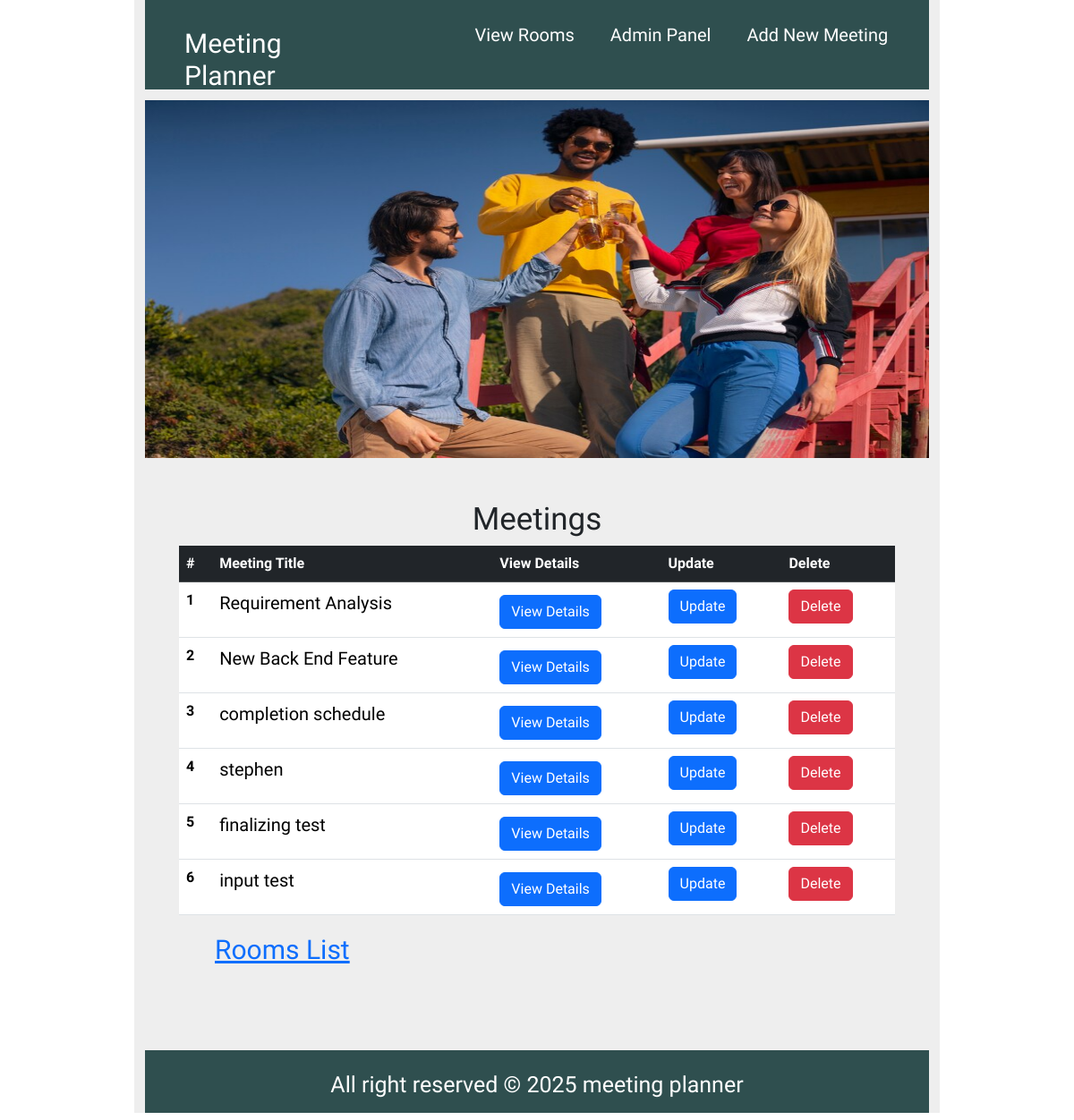
The page /welcome.html on the database as committed earlier.
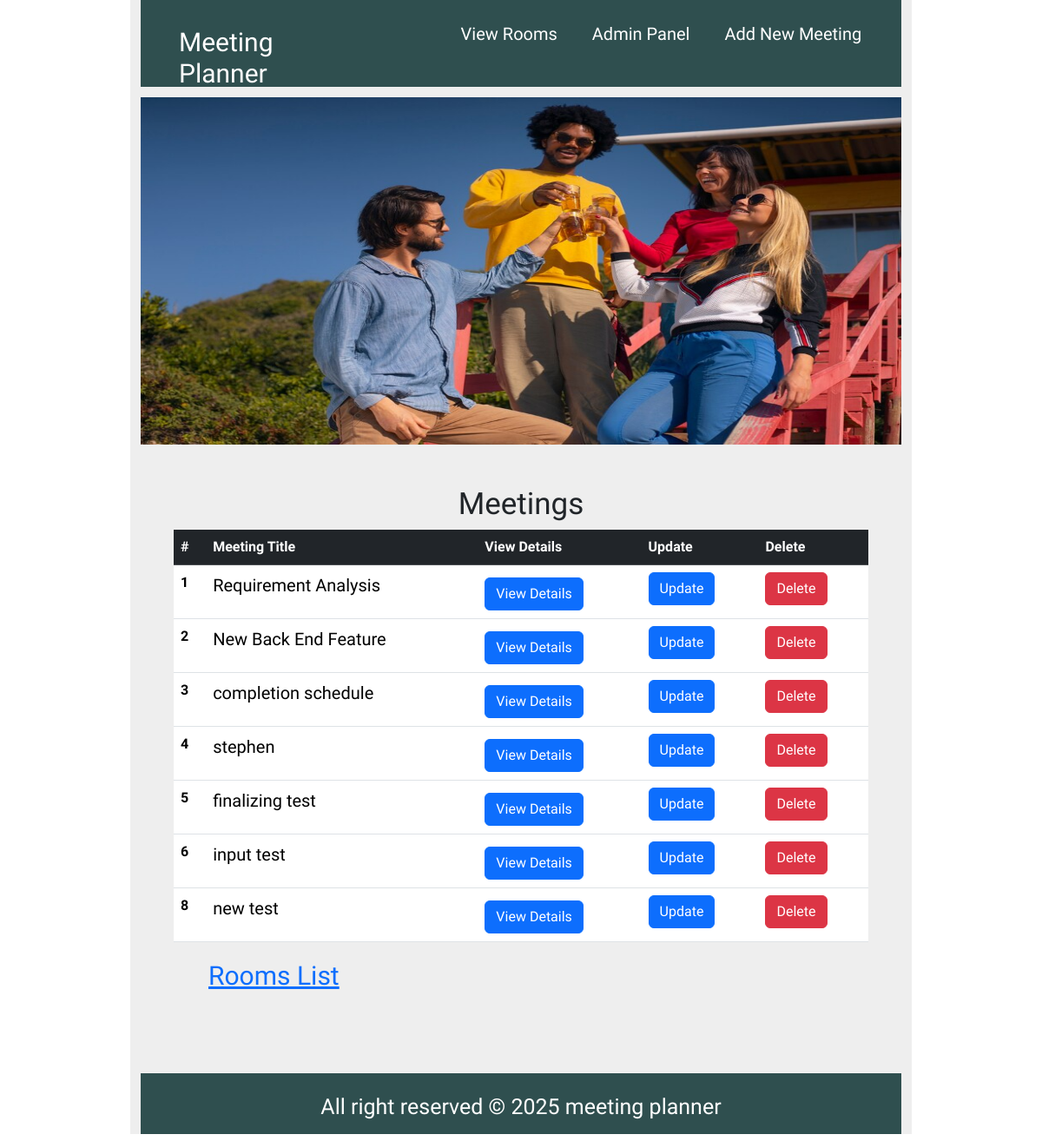
The same page on the database as committed later.
### meetings/models.py (models this page shows, shortened)
class Meeting(models.Model):
    title = models.CharField(max_length=200)
    date = models.DateField()
    start_time = models.TimeField(default=time(9))
    duration = models.IntegerField(default=1)
    room=models.ForeignKey(Room, on_delete=models.CASCADE)

### website/views.py (the view)
# urls.py: path('welcome.html',welcome, name="welcome"),
def welcome(request):
    return render(request, "website/welcome.html",{"meetings": Meeting.objects.all()})

### website/templates/website/welcome.html
{% extends 'base.html' %}

### website/templates/base.html (shortened to what this page needs)
{% load static %}
<!DOCTYPE html>
<html lang="en">
<head>
    <link rel="stylesheet" href="{% static 'style.css' %}">
    {% block bootstrap-link %}
    <link href="https://cdn.jsdelivr.net/npm/bootstrap@5.3.3/dist/css/bootstrap.min.css" rel="stylesheet">
    {% endblock bootstrap-link %}
</head>
<body>
    {% block container-content %}
 <div class="container">
     <div class="header">
        <div class="logo">
            <h2><a href="{% url 'welcome' %}">Meeting Planner </a></h2>
        </div>
        <div class="nav">
            <ul>
                <li><a href="{% url 'rooms' %}">View Rooms</a></li>
                <li><a href="{% url 'admin:index' %}">Admin Panel</a></li>
                <li><a href="{% url 'new' %}">Add New Meeting</a></li>
            </ul>
        </div>
    </div>
        <img src="{% static 'meeting-crew.jpg' %}" alt="" style="width:100%; height:400px;">
    <div class="content">
        <br><br>
        <h2 style="text-align:center; font-size:35px;">Meetings</h2>
        <table class="table">
            <thead class="table-dark">
              <tr>
                <th scope="col">#</th>
                <th scope="col">Meeting Title</th>
                <th scope="col">View Details</th>
                <th scope="col">Update</th>
                <th scope="col">Delete</th>
              </tr>
            </thead>
            <tbody>
             {% for meeting in meetings %}
              <tr>
                <th scope="row">{{meeting.id}}</th>
                <td class="meeting-table-text">{{meeting.title}}</td>
                <td><a href="{% url 'detail' meeting.id %}" style="font-size:30px;"><button class="btn btn-primary">View Details</button></a></td>
                <td><button class="btn btn-primary">Update</button></td>
                <td><button class="btn btn-danger">Delete</button></td>
              </tr>
              {% endfor %}
            </tbody>
          </table>
    <a  class="room-list" href="{% url 'rooms' %}">Rooms List</a>
    </div>
    <div class="footer">
        <div class="footer-text">All right reserved &copy; 2025 meeting planner</div>
    </div>
 </div>
 {% endblock container-content %}
</body>
</html>

Rows that differ between the two databases and show on the page:
added Meeting: id "8", title "new test"
